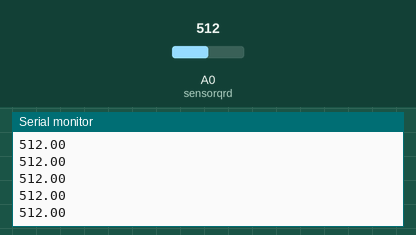
Simulated run of this sketch. Board: Arduino Uno, built with avr-gcc and run on an emulated ATmega328P. Parts: the last lines printed to the serial monitor. Inputs (shaded band) come from the test bench; at power-on: A0 (sensorqrd) = 512.

Above: at 1.2 s.
1.3 s: A0 (sensorqrd) set to 716
At 1.31 s:
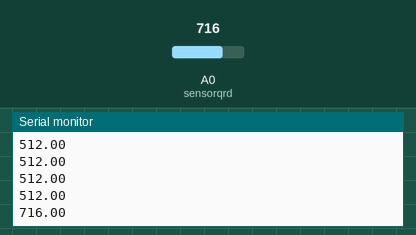
2.8 s: A0 (sensorqrd) set to 900
At 2.82 s:
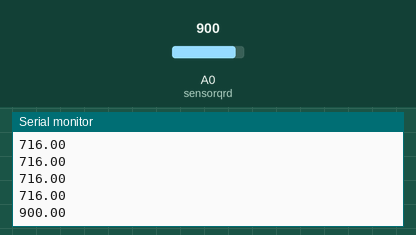
Timing chart, 0 to 5.8 s (numbered marks = the images above; inputs shaded):
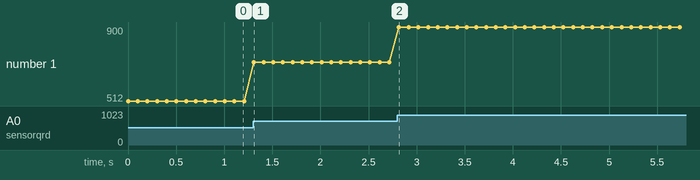

The sketch:

qrd_avanzado_basico.ino
```cpp
// se usa float por que se tienen decimales
float sensorqrd = A0;
float valores;


void setup()
{
  Serial.begin(9600);
  pinMode(sensorqrd, INPUT);
}

void loop()
{
  // lee el sensor y convierte el valor en voltaje
  valores = analogRead(sensorqrd);
  Serial.println(valores);
  delay(100);
  // este cáclulo es muy rápido
}
```

Measured:
- after the input at 1.3 s, the serial monitor: prints a new line at once (image 1)
- after the input at 2.8 s, the serial monitor: prints a new line at once (image 2)
- plotted number 1: 512 → 716 after the input at 1.3 s, 716 → 900 after the input at 2.8 s
